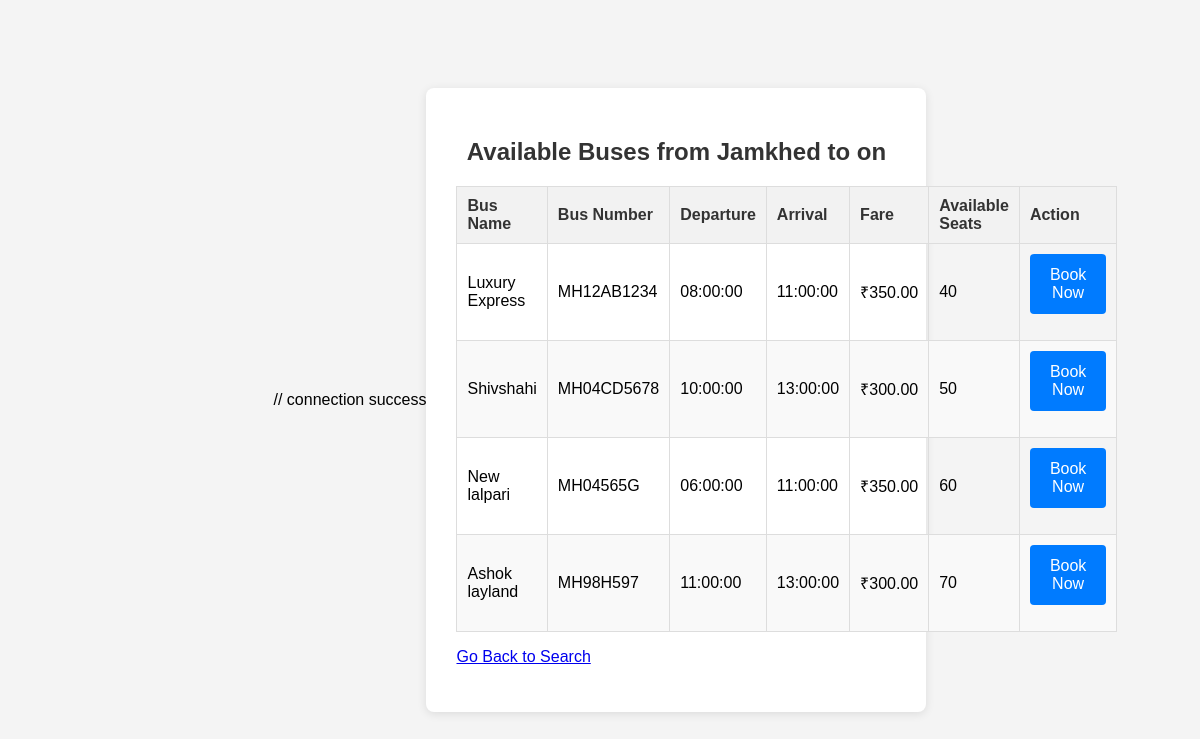
Page /search_results.php?origin=Jamkhed on the committed database.
### tables this page shows
CREATE TABLE schedules (
    schedule_id INT AUTO_INCREMENT PRIMARY KEY,
    bus_id INT NOT NULL,
    route_id INT NOT NULL,
    departure_time TIME NOT NULL,
    arrival_time TIME NOT NULL,
    fare DECIMAL(10, 2) NOT NULL,
    FOREIGN KEY (bus_id) REFERENCES buses(bus_id),
    FOREIGN KEY (route_id) REFERENCES routes(route_id)
);

CREATE TABLE buses (
    bus_id INT AUTO_INCREMENT PRIMARY KEY,
    bus_name VARCHAR(100) NOT NULL,
    bus_number VARCHAR(50) NOT NULL UNIQUE,
    total_seats INT NOT NULL
);

### search_results.php (the view, shortened to what this page needs)
<?php
include 'db_connect.php';
$origin = $_GET['origin'] ?? '';
$destination = $_GET['destination'] ?? '';
$travel_date = $_GET['travel_date'] ?? '';
$sql = "SELECT
            s.schedule_id,
            b.bus_name,
            b.bus_number,
            r.origin,
            r.destination,
            s.departure_time,
            s.arrival_time,
            s.fare,
            b.total_seats - COALESCE(SUM(CASE WHEN bo.booking_date = ? THEN bo.num_seats ELSE 0 END), 0) AS available_seats
        FROM
            schedules s
        JOIN
            buses b ON s.bus_id = b.bus_id
        JOIN
            routes r ON s.route_id = r.route_id
        LEFT JOIN
            bookings bo ON s.schedule_id = bo.schedule_id AND bo.booking_status = 'confirmed'
        WHERE
            r.origin LIKE ? AND r.destination LIKE ?
        GROUP BY
            s.schedule_id, b.bus_name, b.bus_number, r.origin, r.destination, s.departure_time, s.arrival_time, s.fare
        HAVING
            available_seats > 0";
$stmt = $conn->prepare($sql);
$search_origin = '%' . $origin . '%';
$search_destination = '%' . $destination . '%';
$stmt->bind_param("sss", $travel_date, $search_origin, $search_destination);
$stmt->execute();
$result = $stmt->get_result();
?>
<!DOCTYPE html>
<html lang="en">
<head>
    <link rel="stylesheet" href="style.css">
</head>
<body>
    <div class="container">
        <h2>Available Buses from <?php echo htmlspecialchars($origin); ?> to <?php echo htmlspecialchars($destination); ?> on <?php echo htmlspecialchars($travel_date); ?></h2>
        <?php if ($result->num_rows > 0): ?>
            <table class="bus-table">
                <thead>
                    <tr>
                        <th>Bus Name</th>
                        <th>Bus Number</th>
                        <th>Departure</th>
                        <th>Arrival</th>
                        <th>Fare</th>
                        <th>Available Seats</th>
                        <th>Action</th>
                    </tr>
                </thead>
                <tbody>
                    <?php while ($row = $result->fetch_assoc()): ?>
                        <tr>
                            <td><?php echo htmlspecialchars($row['bus_name']); ?></td>
                            <td><?php echo htmlspecialchars($row['bus_number']); ?></td>
                            <td><?php echo htmlspecialchars($row['departure_time']); ?></td>
                            <td><?php echo htmlspecialchars($row['arrival_time']); ?></td>
                            <td>₹<?php echo htmlspecialchars($row['fare']); ?></td>
                            <td><?php echo htmlspecialchars($row['available_seats']); ?></td>
                            <td>
                                <form action="book_bus.php" method="POST">
                                    <button type="submit">Book Now</button>
                                </form>
                            </td>
                        </tr>
                    <?php endwhile; ?>
                </tbody>
            </table>
        <?php else: ?>
            <p class="error-message">No buses found for your search criteria.</p>
        <?php endif; ?>
        <p><a href="index.php">Go Back to Search</a></p>
    </div>
</body>
</html>

### style.css (style rules this page uses)
body { font-family: Arial, sans-serif; background-color: #f4f4f4; margin: 0; padding: 0; display: flex; justify-content: center; align-items: center; min-height: 100vh; }
.container { background-color: #fff; padding: 30px; border-radius: 8px; box-shadow: 0 2px 10px rgba(0, 0, 0, 0.1); width: 100%; max-width: 500px; box-sizing: border-box; }
h1, h2 { text-align: center; color: #333; margin-bottom: 20px; }
button { background-color: #007bff; color: white; padding: 12px 20px; border: none; border-radius: 4px; cursor: pointer; font-size: 16px; width: 100%; transition: background-color 0.3s ease; }
.bus-table { width: 100%; border-collapse: collapse; margin-top: 20px; }
.bus-table th, .bus-table td { border: 1px solid #ddd; padding: 10px; text-align: left; }
.bus-table th { background-color: #f2f2f2; color: #333; }
.bus-table tr:nth-child(even) { background-color: #f9f9f9; }

### rows in the picture
schedules: bus.bus_name "Luxury Express", bus.bus_number "MH12AB1234", departure_time "08:00:00", arrival_time "11:00:00", fare "350.00", available_seats "40"
schedules: bus.bus_name "Shivshahi", bus.bus_number "MH04CD5678", departure_time "10:00:00", arrival_time "13:00:00", fare "300.00", available_seats "50"
schedules: bus.bus_name "New lalpari", bus.bus_number "MH04565G", departure_time "06:00:00", arrival_time "11:00:00", fare "350.00", available_seats "60"
schedules: bus.bus_name "Ashok layland", bus.bus_number "MH98H597", departure_time "11:00:00", arrival_time "13:00:00", fare "300.00", available_seats "70"

### other values in the picture
$origin "Jamkhed"
